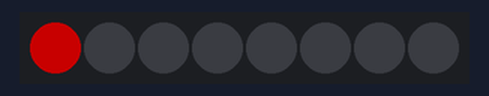
Recording of a program running on a simulated BBC micro:bit running MicroPython. Shown: 8 RGB LEDs in strip order, left to right. Dim RGB values are drawn brighter than linear.

Above: at 0.05 s.
At 0.75 s:
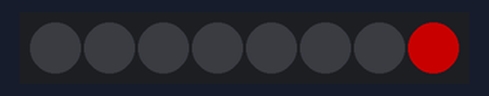
At 1.15 s:
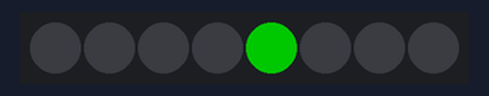
At 1.56 s:
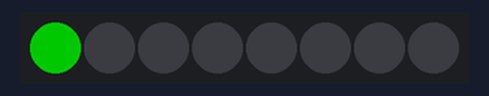
At 1.96 s:
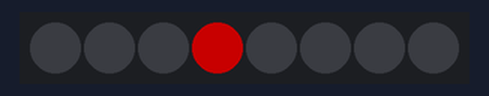
Timing chart, 0 to 40.0 s (numbered marks = the images above):
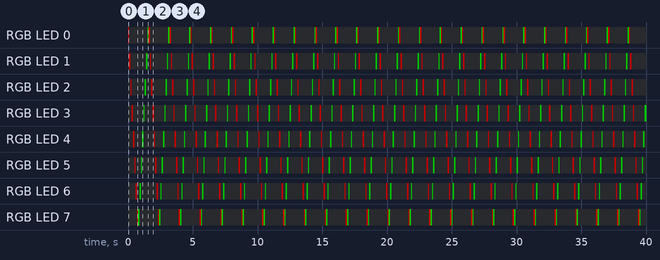

Measured:
- by itself, RGB LED 0: repeats every 1.6 s: off 1.4 s, RGB(0, 100, 0) 0.10 s, RGB(100, 0, 0) 0.10 s
- by itself, RGB LED 1: repeats every 1.6 s: off 1.2 s, RGB(0, 100, 0) 0.10 s, off 0.20 s, RGB(100, 0, 0) 0.10 s
- by itself, RGB LED 2: repeats every 1.6 s: off 1.0 s, RGB(0, 100, 0) 0.10 s, off 0.40 s, RGB(100, 0, 0) 0.10 s
- by itself, RGB LED 3: repeats every 1.6 s: off 0.81 s, RGB(0, 100, 0) 0.10 s, off 0.60 s, RGB(100, 0, 0) 0.10 s
- by itself, RGB LED 4: repeats every 1.6 s: off 0.60 s, RGB(0, 100, 0) 0.10 s, off 0.81 s, RGB(100, 0, 0) 0.10 s
- by itself, RGB LED 5: repeats every 1.6 s: off 0.40 s, RGB(0, 100, 0) 0.10 s, off 1.0 s, RGB(100, 0, 0) 0.10 s
- by itself, RGB LED 6: repeats every 1.6 s: off 0.20 s, RGB(0, 100, 0) 0.10 s, off 1.2 s, RGB(100, 0, 0) 0.10 s
- by itself, RGB LED 7: repeats every 1.6 s: RGB(0, 100, 0) 0.10 s, off 1.4 s, RGB(100, 0, 0) 0.10 s

The program:

uP_-_16.70_-_neopixel_loop.py
```python
'''
 16.70 - Micro:bit with Neopixels

 This script demonstrates how to drive a small Neopixel bar with a
 Micro:bit and MicroPython.

 Beware: the Neopixel normally requires 5V for full brightness. If you are only
 using up to 2 or 3 of the pixels, you can safely power it with 3.3V from the
 Micro:bit.


 Components
 ----------
  - Micro:bit
  - Micro:bit breadboard breakout
  - Neopixel bar with 8 Neopixels
  -   Vcc to 3.3V
  -   GND to GND
  -   DIN to P0
  - Wires
  - Breadboard

 Documentation:
 * Neopixels: https://microbit-micropython.readthedocs.io/en/v1.0.1/neopixel.html


 Course:
 MicroPython with the ESP32
 https://techexplorations.com

'''

import neopixel
from microbit import *
import utime

np = neopixel.NeoPixel(pin0, 8)

while True:
    for x in range(8):
        #print(x)
        np.clear()
        np[x] = (100,0,0)
        np.show()
        utime.sleep(0.1)

    #print("Down")

    for x in range(7,-1,-1):
        #print(x)
        np.clear()
        np[x] = (0,100,0)
        np.show()
        utime.sleep(0.1)

    #print("Upc")
```
